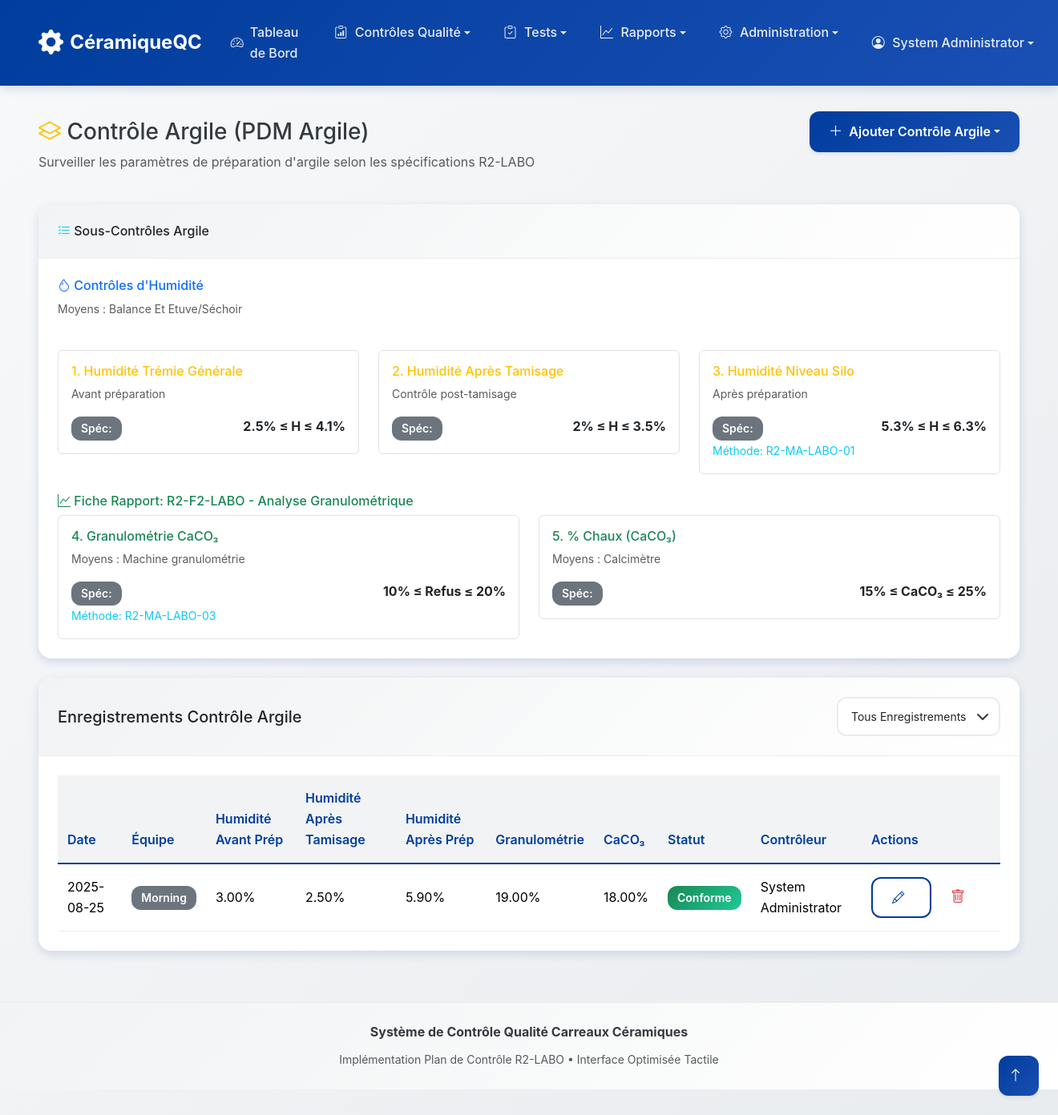
Before: /clay/ (signed in) with the older database file.
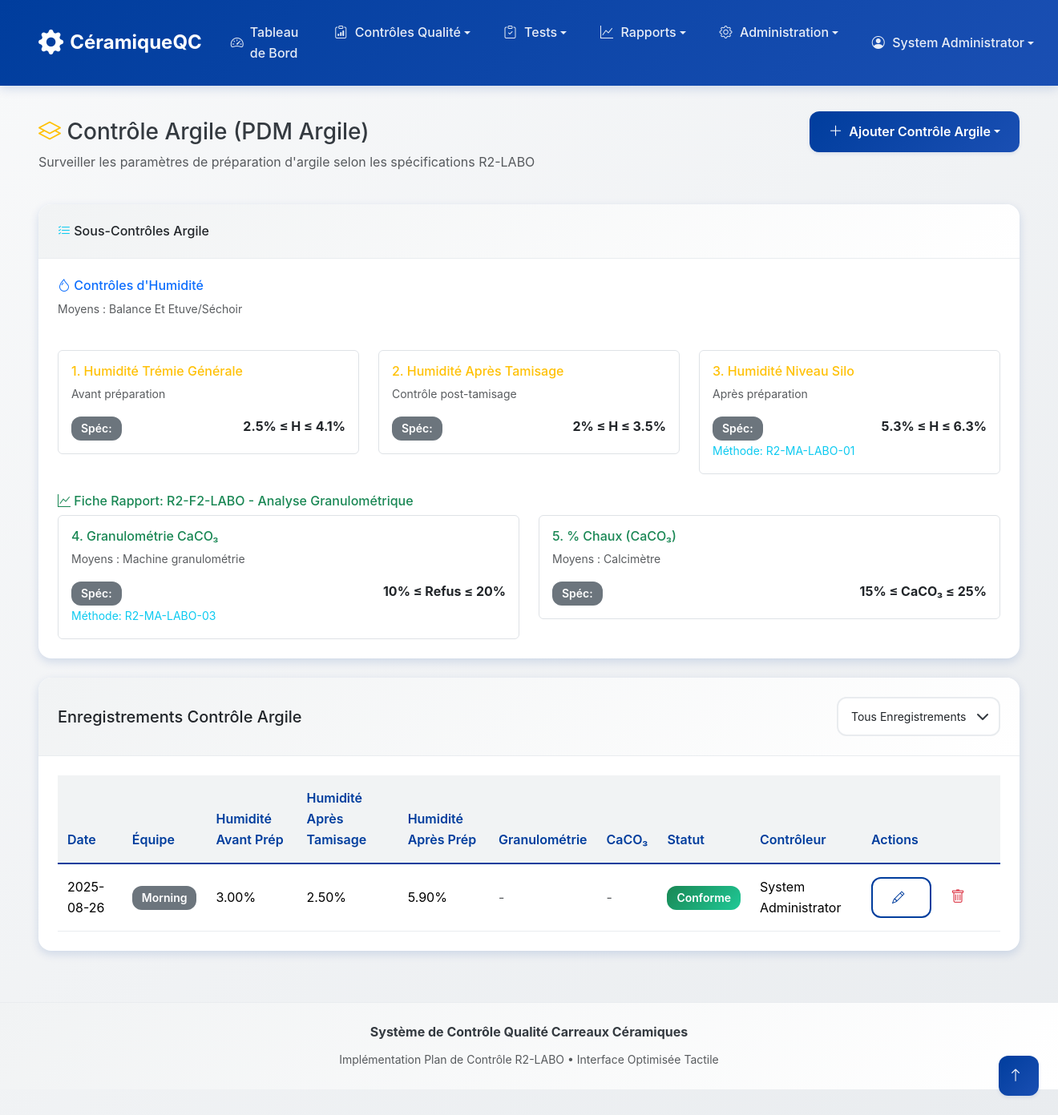
After: the same page with the newer database file.
### models.py (models this page shows)
class ClayControl(db.Model):
    id = db.Column(db.Integer, primary_key=True)
    date = db.Column(db.Date, nullable=False, default=date.today)
    shift = db.Column(db.String(20))  # morning, afternoon, night
    measurement_time_1 = db.Column(db.Time)  # First measurement time
    measurement_time_2 = db.Column(db.Time)  # Second measurement time
    humidity_before_prep = db.Column(db.Float)  # 2.5-4.1%
    humidity_after_sieving = db.Column(db.Float)  # 2-3.5%
    humidity_after_prep = db.Column(db.Float)  # 5.3-6.3%
    granulometry_refusal = db.Column(db.Float)  # 10-20%
    calcium_carbonate = db.Column(db.Float)  # 15-25%
    controller_id = db.Column(db.Integer, db.ForeignKey('user.id'))
    compliance_status = db.Column(db.String(20))  # compliant, non_compliant, partial
    notes = db.Column(db.Text)
    created_at = db.Column(db.DateTime, default=datetime.utcnow)
    controller = db.relationship('User', backref='clay_controls')

class User(UserMixin, db.Model):
    id = db.Column(db.Integer, primary_key=True)
    username = db.Column(db.String(64), unique=True, nullable=False)
    email = db.Column(db.String(120), unique=True, nullable=False)
    password_hash = db.Column(db.String(256))
    role = db.Column(db.String(20), default='controller')  # controller, quality_manager, admin
    full_name = db.Column(db.String(100))
    created_at = db.Column(db.DateTime, default=datetime.utcnow)

### routes/clay.py (the view)
@clay_bp.route('/')
@login_required
def clay_controls():
    page = request.args.get('page', 1, type=int)
    controls = ClayControl.query.order_by(ClayControl.date.desc()).paginate(
        page=page, per_page=20, error_out=False)
    return render_template('clay/clay_control.html', controls=controls)

### app.py (called while the page is built)
@login_manager.user_loader
def load_user(user_id):
    from models import User
    return User.query.get(int(user_id))

### templates/clay/clay_control.html (shortened to what the changed rows need)
{% extends "base.html" %}
{% block content %}
<div class="row mb-4">
    <div class="col-12">
        <div class="d-flex justify-content-between align-items-center">
            <h1 class="h3 mb-0">
                <i class="bi bi-layers text-warning"></i> Contrôle Argile (PDM Argile)
            </h1>
        </div>
    </div>
</div>
{% if form %}
<div class="row">
    <div class="col-lg-8">
        <div class="card border-0 shadow-sm">
            <div class="card-header bg-white">
                <h5 class="mb-0">
                    {% if edit %}
                        <i class="bi bi-pencil"></i> Modifier l'Enregistrement de Contrôle Argile
                    {% else %}
                        <i class="bi bi-plus-lg"></i> Ajouter un Nouvel Enregistrement de Contrôle Argile
                    {% endif %}
                </h5>
            </div>
            <div class="card-body">
                <form method="POST" id="clayControlForm">
                    {{ form.hidden_tag() }}
                    <div class="row">
                        <div class="col-md-6 mb-3">
                            {{ form.date.label(class="form-label") }}
                            {{ form.date(class="form-control") }}
                        </div>
                        <div class="col-md-6 mb-3">
                            {{ form.shift.label(class="form-label") }}
                            {{ form.shift(class="form-control") }}
                        </div>
                    </div>
                    <h6 class="text-primary border-bottom pb-2 mb-3">
                        <i class="bi bi-droplet"></i> Contrôles d'Humidité
                        <small class="text-muted">(Balance Et Etuve/Séchoir)</small>
                    </h6>
                    <div class="row">
                        <div class="col-md-4 mb-3">
                            <label class="form-label">
                                <strong>1. Humidité Trémie Générale</strong>
                                <small class="text-muted d-block">Avant préparation</small>
                            </label>
                            <div class="input-group">
                                {{ form.humidity_before_prep(class="form-control", **{"data-min": "2.5", "data-max": "4.1"}) }}
                                <span class="input-group-text">%</span>
                            </div>
                            <small class="text-muted">Spéc: 2.5% ≤ H ≤ 4.1%</small>
                            <div class="invalid-feedback"></div>
                        </div>
                        <div class="col-md-4 mb-3">
                            <label class="form-label">
                                <strong>2. Humidité Après Tamisage</strong>
                                <small class="text-muted d-block">Contrôle post-tamisage</small>
                            </label>
                            <div class="input-group">
                                {{ form.humidity_after_sieving(class="form-control", **{"data-min": "2.0", "data-max": "3.5"}) }}
                                <span class="input-group-text">%</span>
                            </div>
                            <small class="text-muted">Spéc: 2% ≤ H ≤ 3.5%</small>
                            <div class="invalid-feedback"></div>
                        </div>
                        <div class="col-md-4 mb-3">
                            <label class="form-label">
                                <strong>3. Humidité Niveau Silo</strong>
                                <small class="text-muted d-block">Après préparation</small>
                            </label>
                            <div class="input-group">
                                {{ form.humidity_after_prep(class="form-control", **{"data-min": "5.3", "data-max": "6.3"}) }}
                                <span class="input-group-text">%</span>
                            </div>
                            <small class="text-muted">Spéc: 5.3% ≤ H ≤ 6.3% (R2-MA-LABO-01)</small>
                            <div class="invalid-feedback"></div>
                        </div>
                    </div>
                    <h6 class="text-success border-bottom pb-2 mb-3">
                        <i class="bi bi-graph-up"></i> R2-F2-LABO - Analyse Granulométrique
                    </h6>
                    <div class="row">
                        <div class="col-md-6 mb-3">
                            <label class="form-label">
                                <strong>4. Granulométrie après tamis CaCO₃</strong>
                                <small class="text-muted d-block">Moyens : Machine granulométrie</small>
                            </label>
                            <div class="input-group">
                                {{ form.granulometry_refusal(class="form-control", **{"data-min": "10", "data-max": "20"}) }}
                                <span class="input-group-text">% Refus</span>
                            </div>
                            <small class="text-muted">Spéc: 10% ≤ Refus ≤ 20% (R2-MA-LABO-03)</small>
                            <div class="invalid-feedback"></div>
                        </div>
                        <div class="col-md-6 mb-3">
                            <label class="form-label">
                                <strong>5. % Chaux (argile)</strong>
                                <small class="text-muted d-block">Moyens : Calcimètre</small>
                            </label>
                            <div class="input-group">
                                {{ form.calcium_carbonate(class="form-control", **{"data-min": "15", "data-max": "25"}) }}
                                <span class="input-group-text">% CaCO₃</span>
                            </div>
                            <small class="text-muted">Spéc: 15% ≤ CaCO₃ ≤ 25%</small>
                            <div class="invalid-feedback"></div>
                        </div>
                    </div>
                    <div class="mb-3">
                        {{ form.notes.label(class="form-label") }}
                        {{ form.notes(class="form-control", rows="3") }}
                    </div>
                    <div class="d-flex gap-2">
                        <button type="submit" class="btn btn-primary">
                            <i class="bi bi-check-lg"></i> {% if edit %}Modifier{% else %}Enregistrer{% endif %} Contrôle
                        </button>
                        <a href="{{ url_for('clay.clay_controls') }}" class="btn btn-outline-secondary">
                            <i class="bi bi-arrow-left"></i> Retour à la Liste
                        </a>
                    </div>
                </form>
            </div>
        </div>
    </div>
    <div class="col-lg-4">
        <div class="card border-0 shadow-sm">
            <div class="card-header bg-light">
                <h6 class="mb-0"><i class="bi bi-lightbulb text-warning"></i> Guidelines</h6>
            </div>
            <div class="card-body">
                <h6>Daily Measurements:</h6>
                <ul class="list-unstyled">
                    <li><i class="bi bi-check text-success"></i> Humidity before prep (1x/day)</li>
                    <li><i class="bi bi-check text-success"></i> Humidity after prep (4x/day)</li>
                </ul>
                <h6 class="mt-3">Mesures Hebdomadaires:</h6>
                <ul class="list-unstyled">
                    <li><i class="bi bi-check text-success"></i> Humidité après tamisage</li>
                    <li><i class="bi bi-check text-success"></i> Refus granulométrie</li>
                    <li><i class="bi bi-check text-success"></i> Carbonate de calcium</li>
                </ul>
                <div class="alert alert-info mt-3">
                    <i class="bi bi-info-circle"></i>
                    <strong>Note:</strong> Toutes les mesures sont automatiquement validées selon les spécifications R2-LABO.
                </div>
            </div>
        </div>
    </div>
</div>
{% else %}
<div class="row">
    <div class="col-12">
        <div class="card border-0 shadow-sm">
            <div class="card-body">
                {% if controls.items %}
                <div class="table-responsive">
                    <table class="table table-hover">
                        <thead>
                            <tr>
                                <th>Date</th>
                                <th>Équipe</th>
                                <th>Humidité Avant Prép</th>
                                <th>Humidité Après Tamisage</th>
                                <th>Humidité Après Prép</th>
                                <th>Granulométrie</th>
                                <th>CaCO₃</th>
                                <th>Statut</th>
                                <th>Contrôleur</th>
                                <th>Actions</th>
                            </tr>
                        </thead>
                        <tbody>
                            {% for control in controls.items %}
                            <tr>
                                <td>{{ control.date.strftime('%Y-%m-%d') }}</td>
                                <td>
                                    {% if control.shift %}
                                        <span class="badge bg-secondary">{{ control.shift|title }}</span>
                                    {% endif %}
                                </td>
                                <td>
                                    {% if control.humidity_before_prep %}
                                        {{ "%.2f"|format(control.humidity_before_prep) }}%
                                    {% else %}
                                        <span class="text-muted">-</span>
                                    {% endif %}
                                </td>
                                <td>
                                    {% if control.humidity_after_sieving %}
                                        {{ "%.2f"|format(control.humidity_after_sieving) }}%
                                    {% else %}
                                        <span class="text-muted">-</span>
                                    {% endif %}
                                </td>
                                <td>
                                    {% if control.humidity_after_prep %}
                                        {{ "%.2f"|format(control.humidity_after_prep) }}%
                                    {% else %}
                                        <span class="text-muted">-</span>
                                    {% endif %}
                                </td>
                                <td>
                                    {% if control.granulometry_refusal %}
                                        {{ "%.2f"|format(control.granulometry_refusal) }}%
                                    {% else %}
                                        <span class="text-muted">-</span>
                                    {% endif %}
                                </td>
                                <td>
                                    {% if control.calcium_carbonate %}
                                        {{ "%.2f"|format(control.calcium_carbonate) }}%
                                    {% else %}
                                        <span class="text-muted">-</span>
                                    {% endif %}
                                </td>
                                <td>
                                    {% if control.compliance_status == 'compliant' %}
                                        <span class="badge bg-success">Conforme</span>
                                    {% elif control.compliance_status == 'non_compliant' %}
                                        <span class="badge bg-danger">Non-Conforme</span>
                                    {% else %}
                                        <span class="badge bg-secondary">Partiel</span>
                                    {% endif %}
                                </td>
                                <td>{{ control.controller.full_name if control.controller else 'Inconnu' }}</td>
                                <td>
                                    <div class="btn-group btn-group-sm">
                                        <a href="{{ url_for('clay.edit_clay_control', id=control.id) }}"
                                           class="btn btn-outline-primary">
                                            <i class="bi bi-pencil"></i>
                                        </a>
                                        {% if current_user.role in ['admin', 'quality_manager'] %}
                                        <form method="POST" action="{{ url_for('clay.delete_clay_control', id=control.id) }}"
                                              style="display: inline;" onsubmit="return confirm('Are you sure?')">
                                            <button type="submit" class="btn btn-outline-danger">
                                                <i class="bi bi-trash"></i>
                                            </button>
                                        </form>
                                        {% endif %}
                                    </div>
                                </td>
                            </tr>
                            {% endfor %}
                        </tbody>
                    </table>
                </div>
                {% endif %}
            </div>
        </div>
    </div>
</div>
{% endif %}
{% endblock %}

Changed rows visible on the page:
changed ClayControl "Morning": date "2025-08-25" → "2025-08-26"; granulometry_refusal "19.00" → (not shown); calcium_carbonate "18.00" → (not shown); granulometry_refusal "%" → "-"; calcium_carbonate "%" → "-"
